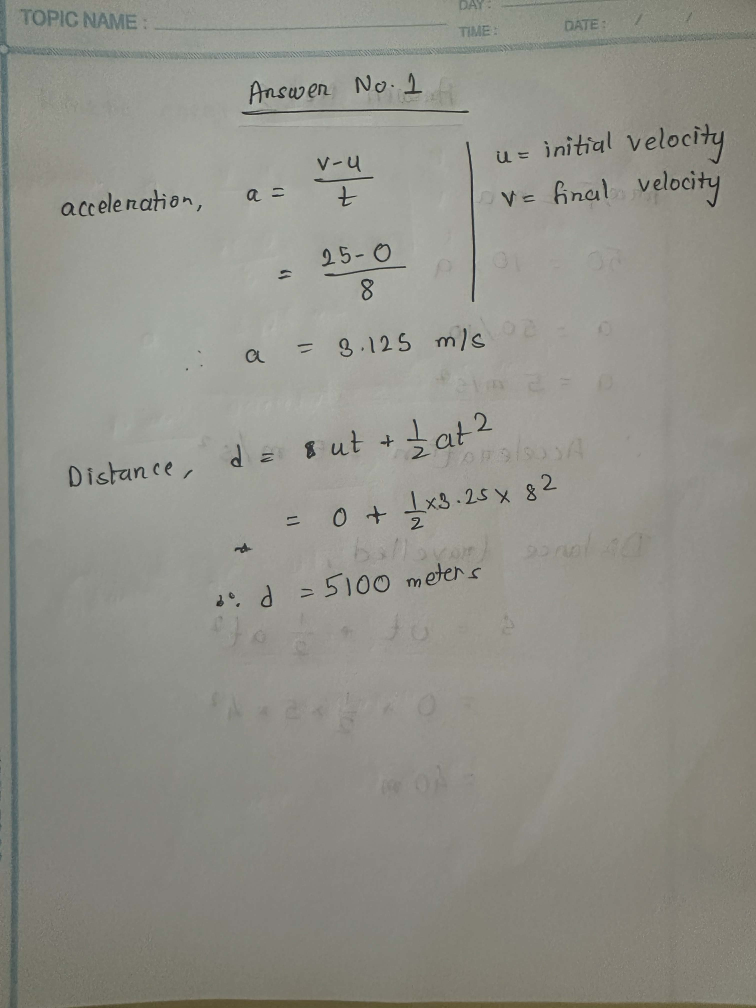
#> input picture backend/apps/evaluation/Images/1(2).jpg, 3024 x 4032 px (shown at 1/4 size)
$ python test_image_processing.py 'Images/1(2).jpg'
#> lines starting #> are read from the running program, lines starting #| are printed output that depends on the picture; after the words box and inside, x2 and y2 are one past the last pixel; in counts of white or black regions, pixels touching at a corner belong together
### backend/apps/evaluation/image_processing.py
import cv2
import numpy as np
from PIL import Image
import logging

logger = logging.getLogger(__name__)


def sharpen_image(image: np.ndarray) -> np.ndarray:
    """
    Apply image sharpening using a convolution kernel.

    Args:
        image: Input image as numpy array (grayscale or BGR)

    Returns:
        Sharpened image as numpy array
    """
    # Sharpening kernel
    kernel = np.array([
        [0, -1, 0],
        [-1, 5, -1],
        [0, -1, 0]
    ], dtype=np.float32)

    # Apply kernel using filter2D
    sharpened = cv2.filter2D(image, -1, kernel)

    logger.debug("Applied image sharpening")
    return sharpened

def equalize_histogram(image: np.ndarray) -> np.ndarray:
    """
    Apply histogram equalization to improve contrast.

    For color images, equalizes the luminance channel only.

    Args:
        image: Input image as numpy array (grayscale or BGR)

    Returns:
        Contrast-enhanced image as numpy array
    """
    if len(image.shape) == 2:
        equalized = cv2.equalizeHist(image)
        logger.debug("Applied histogram equalization (grayscale)")
        return equalized

    ycrcb = cv2.cvtColor(image, cv2.COLOR_BGR2YCrCb)
    y_channel, cr_channel, cb_channel = cv2.split(ycrcb)
    y_channel = cv2.equalizeHist(y_channel)
    merged = cv2.merge((y_channel, cr_channel, cb_channel))
    equalized = cv2.cvtColor(merged, cv2.COLOR_YCrCb2BGR)
    logger.debug("Applied histogram equalization (luminance)")
    return equalized


# [75 lines left out: functions equalize_histogram_clahe, denoise_image, not called in this run]


def binarize_image(
    image: np.ndarray,
    method: str = "adaptive",
    block_size: int = 11,
    c_value: int = 2
) -> np.ndarray:
    """
    Convert image to binary (black and white) using thresholding.

    Binarization helps separate text from background, especially useful
    for documents with varying lighting conditions.

    Args:
        image: Input image as numpy array (grayscale or BGR)
        method: Thresholding method - "adaptive", "otsu", or "simple"
        block_size: Neighborhood size for adaptive threshold (must be odd)
        c_value: Constant subtracted from weighted mean (adaptive only)
            - "adaptive": Adaptive threshold (best for varying lighting)
            - "otsu": Otsu's method (good for bimodal histograms)
            - "simple": Simple global threshold

    Returns:
        Binarized image as numpy array
    """
    # Convert to grayscale if color image
    if len(image.shape) == 3:
        gray = cv2.cvtColor(image, cv2.COLOR_BGR2GRAY)
    else:
        gray = image.copy()

    if method == "adaptive":
        if block_size < 3:
            block_size = 3
        if block_size % 2 == 0:
            block_size += 1
        # Adaptive Gaussian thresholding
        # blockSize: Size of pixel neighborhood (must be odd)
        # C: Constant subtracted from weighted mean
        binary = cv2.adaptiveThreshold(
            gray,
            255,
            cv2.ADAPTIVE_THRESH_GAUSSIAN_C,
            cv2.THRESH_BINARY,
            blockSize=block_size,
            C=c_value
        )
        logger.debug("Applied adaptive threshold binarization")

    elif method == "otsu":
        # Otsu's thresholding (automatically finds optimal threshold)
        _, binary = cv2.threshold(
            gray,
            0,
            255,
            cv2.THRESH_BINARY + cv2.THRESH_OTSU
        )
        logger.debug("Applied Otsu threshold binarization")

    else:  # simple
        # Simple global threshold at 127
        _, binary = cv2.threshold(
            gray,
            127,
            255,
            cv2.THRESH_BINARY
        )
        logger.debug("Applied simple threshold binarization")

    return binary


def preprocess_script_image(
    image_bytes: bytes,
    sharpen: bool = True,
    equalize: bool = False,
    equalize_method: str = "global",
    denoise: bool = False,
    binarize: bool = True,
    binarization_method: str = "adaptive",
    adaptive_block_size: int = 11,
    adaptive_c: int = 2,
    max_dimension: int | None = None,
) -> bytes:
    """
    Complete preprocessing pipeline for answer script images.

    Applies sharpening and binarization to enhance image quality
    before OCR extraction.

    Args:
        image_bytes: Input image as bytes
        sharpen: Whether to apply sharpening
        equalize: Whether to apply histogram equalization
        equalize_method: "global" or "clahe" (only used if equalize=True)
        denoise: Whether to apply denoising
        binarize: Whether to apply binarization
        binarization_method: Method for binarization ("adaptive", "otsu", "simple")
        adaptive_block_size: Neighborhood size for adaptive threshold
        adaptive_c: Constant subtracted from weighted mean
        max_dimension: Optional longest-edge cap (pixels) for faster processing

    Returns:
        Preprocessed image as bytes (PNG format)
    """
    try:
        # Convert bytes to numpy array
        nparr = np.frombuffer(image_bytes, np.uint8)
        image = cv2.imdecode(nparr, cv2.IMREAD_COLOR)

        if image is None:
            logger.error("Failed to decode image")
            return image_bytes  # Return original if decode fails

        if max_dimension and max_dimension > 0:
            height, width = image.shape[:2]
            longest_edge = max(height, width)
            if longest_edge > max_dimension:
                scale = max_dimension / float(longest_edge)
                new_width = max(1, int(width * scale))
                new_height = max(1, int(height * scale))
                image = cv2.resize(image, (new_width, new_height), interpolation=cv2.INTER_AREA)
                logger.debug(
                    f"Resized image for preprocessing from {width}x{height} to {new_width}x{new_height}"
                )

        # Apply sharpening
        if sharpen:
            image = sharpen_image(image)

        # Apply histogram equalization
        if equalize:
            if equalize_method == "clahe":
                image = equalize_histogram_clahe(image)
            else:
                image = equalize_histogram(image)

        # Apply denoising
        if denoise:
            image = denoise_image(image)

        # Apply binarization
        if binarize:
            image = binarize_image(
                image,
                method=binarization_method,
                block_size=adaptive_block_size,
                c_value=adaptive_c,
            )

        # Convert back to bytes (PNG format)
        success, encoded_image = cv2.imencode('.png', image)

        if not success:
            logger.error("Failed to encode processed image")
            return image_bytes  # Return original if encode fails

        processed_bytes = encoded_image.tobytes()
        logger.info(
            "Successfully preprocessed image: "
            f"sharpen={sharpen}, equalize={equalize}, equalize_method={equalize_method}, "
            f"denoise={denoise}, binarize={binarize}"
        )

        return processed_bytes

    except Exception as e:
        logger.error(f"Error in image preprocessing: {str(e)}")
        return image_bytes  # Return original image on error


# [74 lines left out: function preprocess_pil_image, not called in this run]

### backend/apps/evaluation/test_image_processing.py
import sys
import cv2
from pathlib import Path
from image_processing import (
    sharpen_image,
    binarize_image,
    equalize_histogram,
    preprocess_script_image,
)


def test_preprocessing(input_path: str):
    """
    Process an image and save multiple versions to compare results.
    """
#> called with input_path = 'Images/1(2).jpg'
    # Read input image
    image = cv2.imread(input_path)
#> image is the input picture: shape (4032, 3024, 3); mean B, G, R 137.2, 144.4, 145.1

    if image is None:
        print(f"Error: Could not read image from {input_path}")
        return

    print(f"Input image size: {image.shape}")
#| Input image size: (4032, 3024, 3)

    # Get output directory (same as input)
    input_file = Path(input_path)
    output_dir = input_file.parent
    base_name = input_file.stem

    # Save original
    original_path = output_dir / f"{base_name}_0_original.png"
    cv2.imwrite(str(original_path), image)
    print(f"✓ Saved original: {original_path}")

    # 1. Sharpening + Histogram Equalization
    sharpened_equalized = equalize_histogram(sharpen_image(image.copy()))
#> in equalize_histogram, `ycrcb = cv2.cvtColor(image, cv2.COLOR_BGR2YCrCb)`: ycrcb: shape (4032, 3024, 3); mean of channels 0, 1, 2 143.7, 129, 124.2
#> in equalize_histogram, `y_channel = cv2.equalizeHist(y_channel)`:
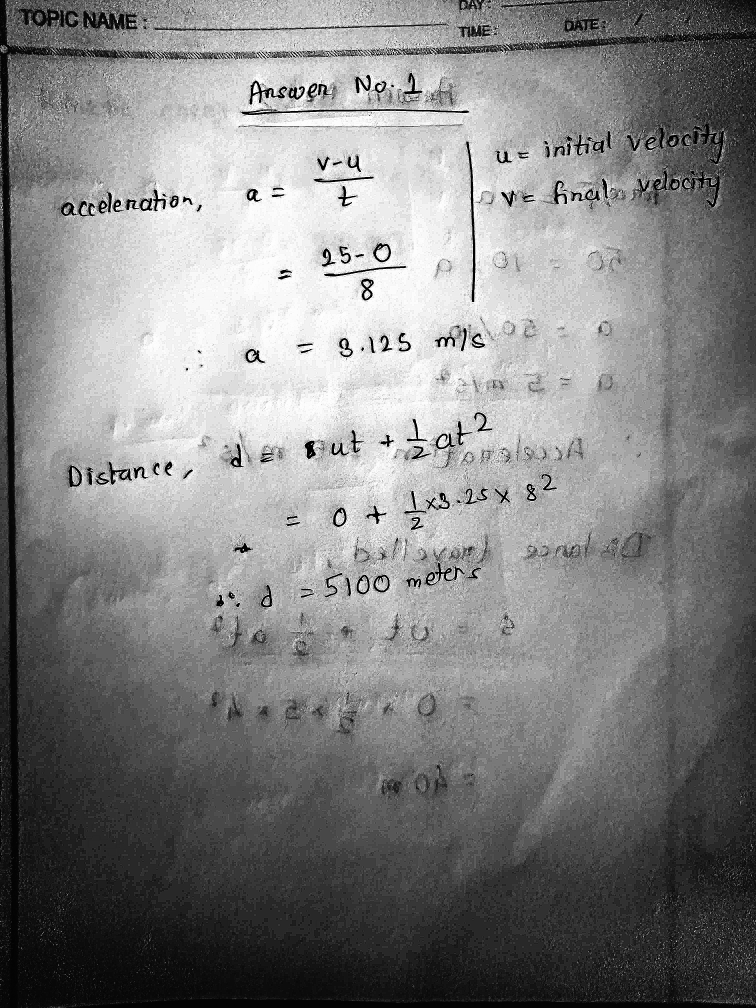
#> y_channel: shape (4032, 3024) (shown at 1/4 size); min 0, max 255, mean 130
#> in equalize_histogram, `merged = cv2.merge((y_channel, cr_channel, cb_channel))`: merged: shape (4032, 3024, 3); mean of channels 0, 1, 2 130, 129, 124.2
    sharpened_equalized_path = output_dir / f"{base_name}_1_sharp_equalized.png"
    cv2.imwrite(str(sharpened_equalized_path), sharpened_equalized)
    print(f"✓ Saved sharpened + equalized: {sharpened_equalized_path}")

    # 2. Sharpening + Binarization (Adaptive)
    sharpened_then_binary = binarize_image(sharpen_image(image.copy()), method="adaptive")
#> in binarize_image, `binary = cv2.adaptiveThreshold( gray, 255, cv2.ADAPTIVE_THRESH_GAUSSIA..`:
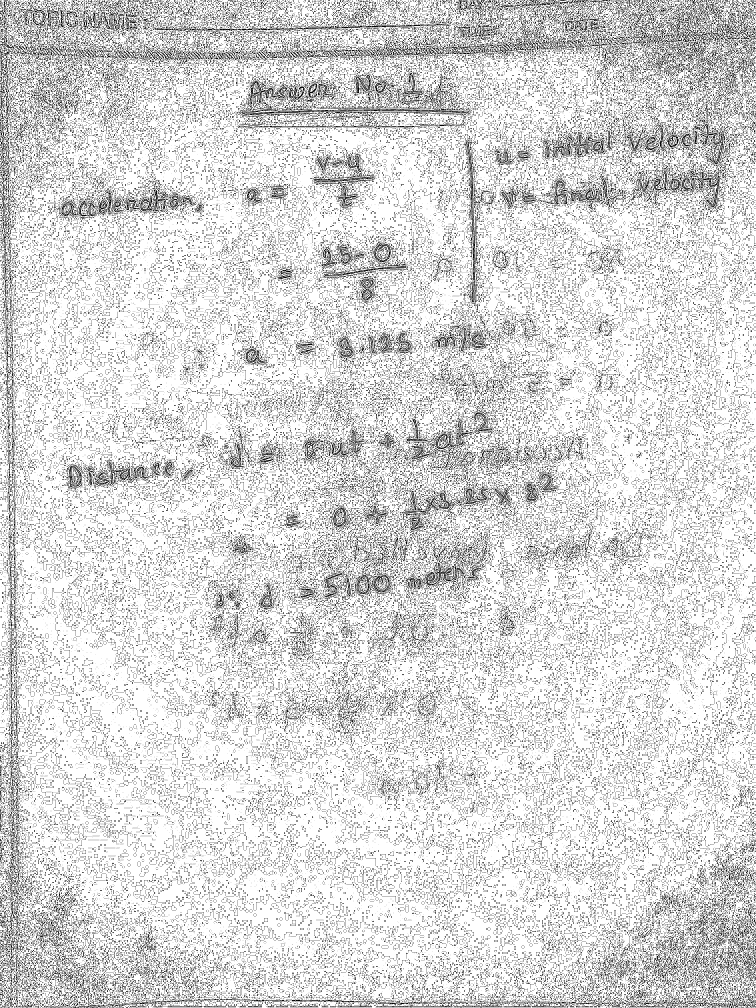
#> binary: shape (4032, 3024) (shown at 1/4 size); 84.9% white; black in thin lines or dots
    sharpened_binary_path = output_dir / f"{base_name}_2_sharp_binary.png"
    cv2.imwrite(str(sharpened_binary_path), sharpened_then_binary)
    print(f"✓ Saved sharpened + binary: {sharpened_binary_path}")

    # 3. Sharpening + Histogram Equalization + Binarization (Adaptive)
    sharp_equalized_binary = binarize_image(
        equalize_histogram(sharpen_image(image.copy())),
        method="adaptive",
    )
#> call 2 of binarize_image, with method = 'adaptive', block_size = 11, c_value = 2
#> in binarize_image (call 2), `binary = cv2.adaptiveThreshold( gray, 255, cv2.ADAPTIVE_THRESH_GAUSSIA..`:
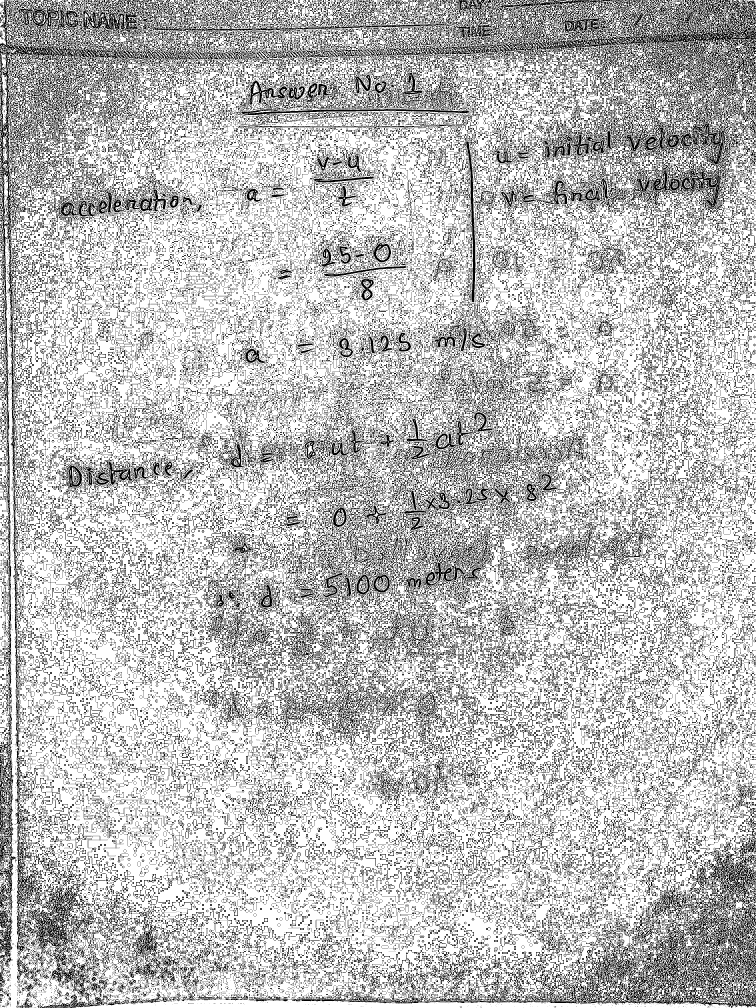
#> binary: shape (4032, 3024) (shown at 1/4 size); 74.1% white; black in thin lines or dots
    sharp_equalized_binary_path = output_dir / f"{base_name}_3_sharp_equalized_binary.png"
    cv2.imwrite(str(sharp_equalized_binary_path), sharp_equalized_binary)
    print(f"✓ Saved sharpened + equalized + binary: {sharp_equalized_binary_path}")

    # 4. Histogram Equalization + Binarization (Adaptive)
    equalized_binary = binarize_image(equalize_histogram(image.copy()), method="adaptive")
#> in equalize_histogram (call 3), `ycrcb = cv2.cvtColor(image, cv2.COLOR_BGR2YCrCb)`: ycrcb: shape (4032, 3024, 3); mean of channels 0, 1, 2 143.7, 129, 124.2
#> in equalize_histogram (call 3), `merged = cv2.merge((y_channel, cr_channel, cb_channel))`: merged: shape (4032, 3024, 3); mean of channels 0, 1, 2 130.8, 129, 124.2
#> call 3 of binarize_image, with method = 'adaptive', block_size = 11, c_value = 2
#> in binarize_image (call 3), `binary = cv2.adaptiveThreshold( gray, 255, cv2.ADAPTIVE_THRESH_GAUSSIA..`:
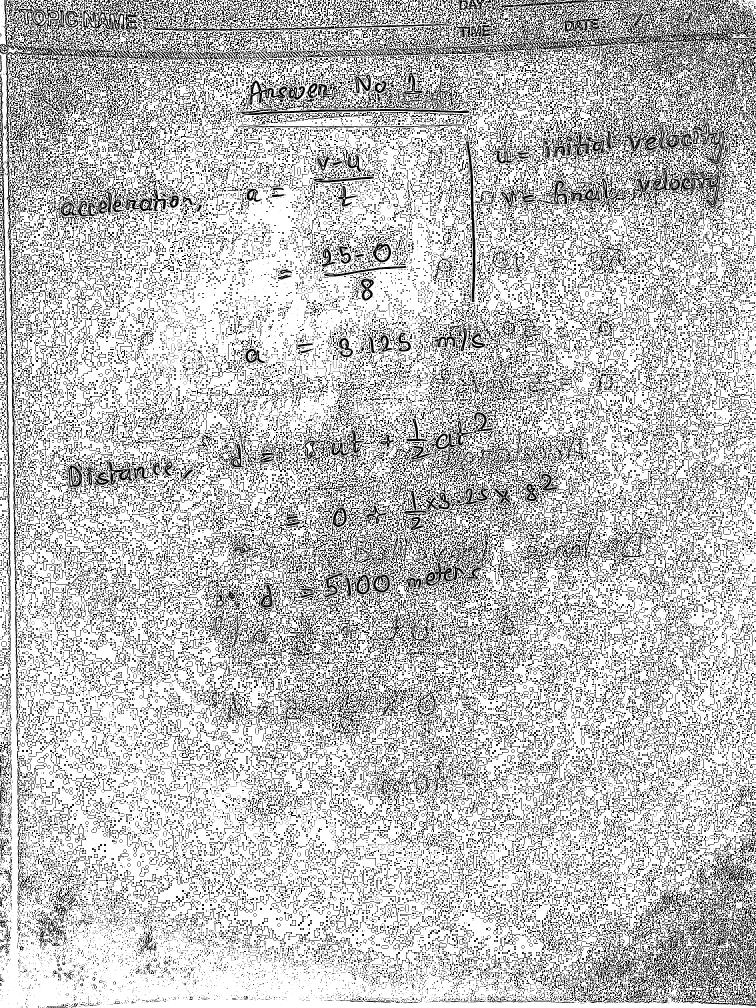
#> binary: shape (4032, 3024) (shown at 1/4 size); 75.3% white; 57188 black regions (33811 under 20 px), largest, box (x1, y1, x2, y2) and area: (2421, 0, 3024, 333) 48888, (2505, 3633, 3024, 4026) 42994, (1987, 32, 2435, 238) 19425
    equalized_binary_path = output_dir / f"{base_name}_4_equalized_binary.png"
    cv2.imwrite(str(equalized_binary_path), equalized_binary)
    print(f"✓ Saved equalized + binary: {equalized_binary_path}")

    # 5. Using the complete pipeline
    with open(input_path, 'rb') as f:
        image_bytes = f.read()

    processed_bytes = preprocess_script_image(
        image_bytes,
        sharpen=True,
        equalize=True,
        binarize=True,
        binarization_method="adaptive"
    )

    pipeline_path = output_dir / f"{base_name}_5_pipeline.png"
    with open(pipeline_path, 'wb') as f:
        f.write(processed_bytes)
    print(f"✓ Saved pipeline result: {pipeline_path}")

    print("\n" + "="*60)
    print("Processing complete! Check the output files:")
    print(f"  Directory: {output_dir}")
    print("\nFiles created:")
    print(f"  1. {base_name}_0_original.png - Original image")
    print(f"  2. {base_name}_1_sharp_equalized.png - Sharpened + Equalized")
    print(f"  3. {base_name}_2_sharp_binary.png - Sharpened + Binary")
    print(f"  4. {base_name}_3_sharp_equalized_binary.png - Sharpened + Equalized + Binary")
    print(f"  5. {base_name}_4_equalized_binary.png - Equalized + Binary")
    print(f"  6. {base_name}_5_pipeline.png - Complete pipeline")
    print("="*60)


if __name__ == "__main__":
    if len(sys.argv) < 2:
        print("Usage: python test_image_processing.py <input_image_path>")
        print("\nExample:")
        print("  python test_image_processing.py answer_script.jpg")
        sys.exit(1)

    input_path = sys.argv[1]

    if not Path(input_path).exists():
        print(f"Error: File not found: {input_path}")
        sys.exit(1)

    test_preprocessing(input_path)
